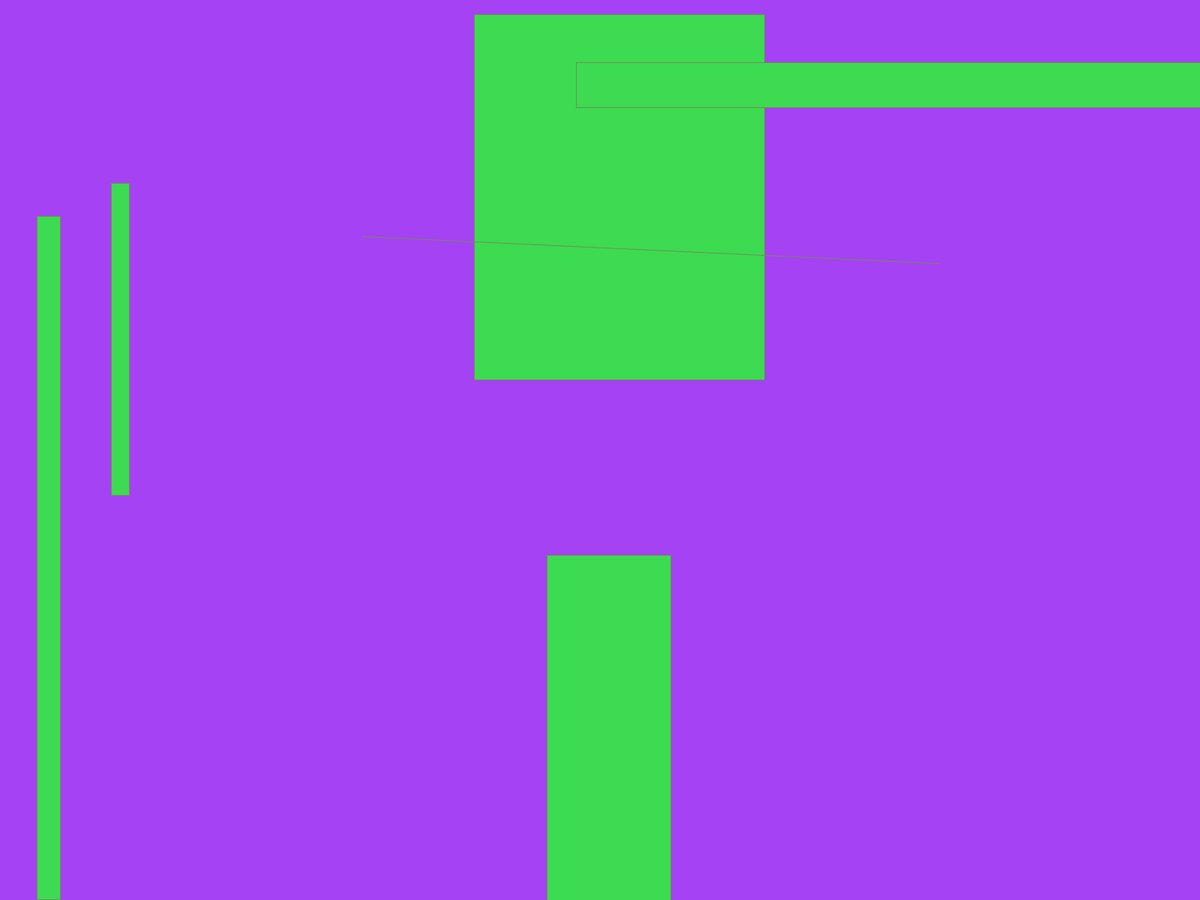
Frame 1 (no input)
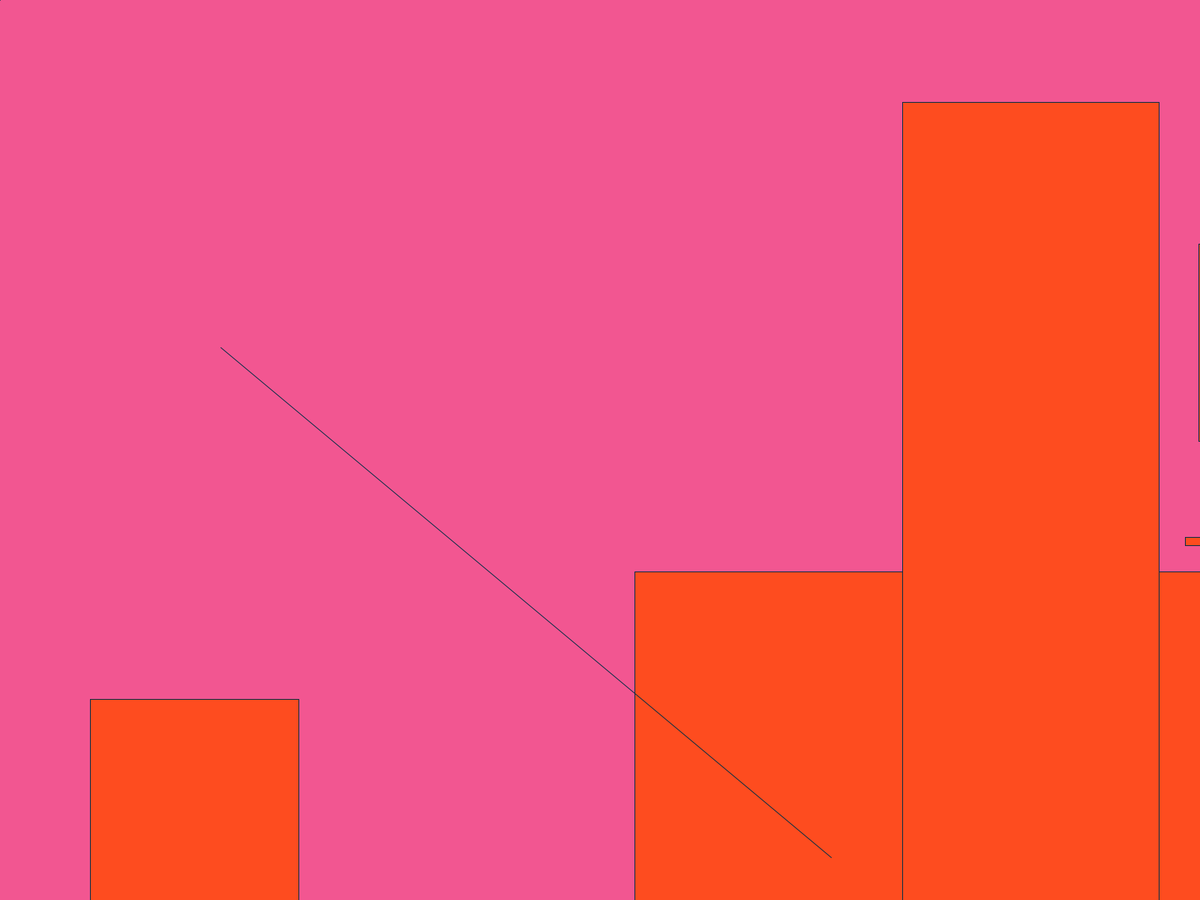
Frame 60 (the mouse pressed at the canvas centre just before this capture)
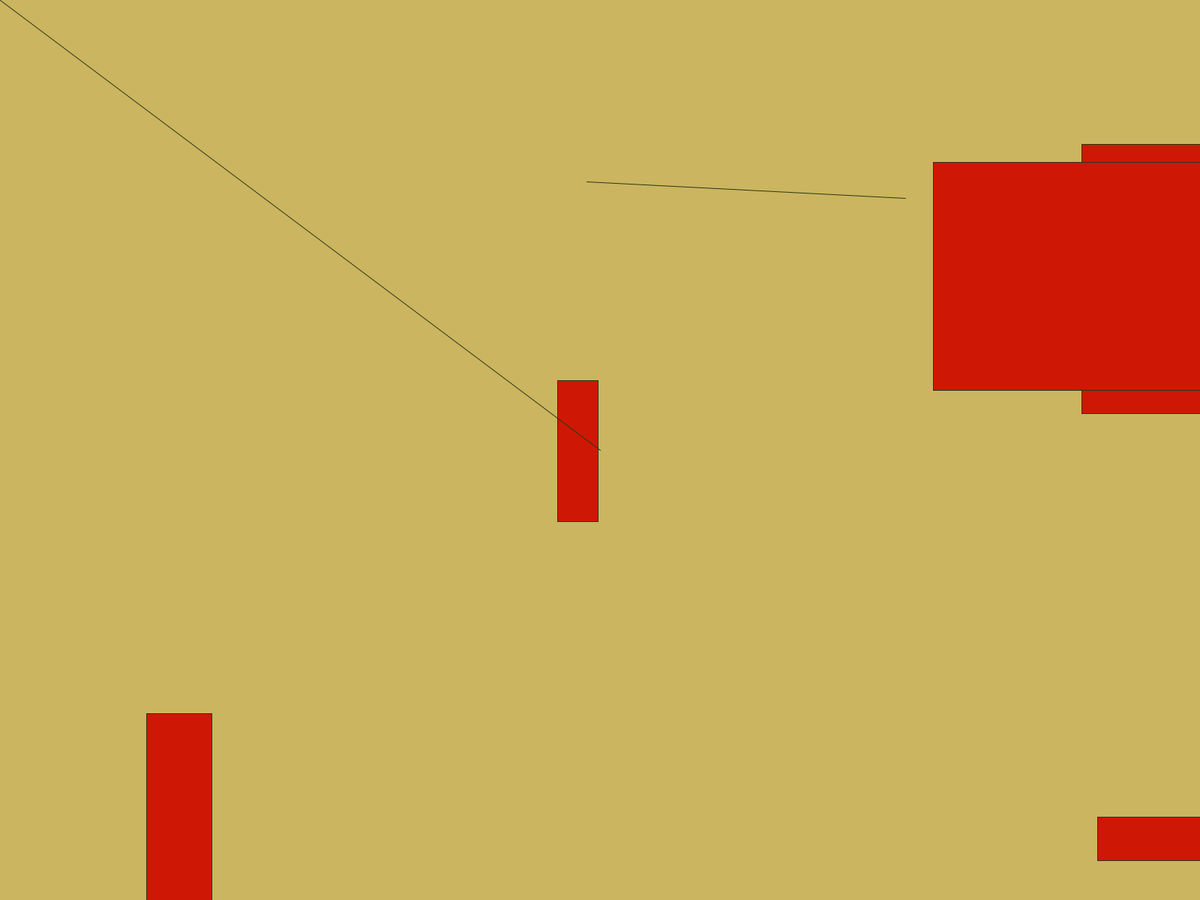
Frame 120 (the mouse held since frame 60 and released just before this capture)

The Processing sketch that drew these frames (run headless with seeded random() and noise(); from frame 60 on, the mouse is pressed at the canvas centre):

// Processing sketch: anarchy
// ── anarchy.pde
void setup() {
  fullScreen();
  frameRate(1999999999);
}

void draw() {
  background(random(256),random(256),random(256));
  fill(random(256),random(256),random(256));
  stroke(random(256),random(256),random(256));
  rect(random(width),random(height),random(width),random(height));
  rect(random(width),random(height),random(width),random(height));
  rect(random(width),random(height),random(width),random(height));
  rect(random(width),random(height),random(width),random(height)); 
  rect(random(width),random(height),random(width),random(height)); 
  line(random(width),random(height),random(width),random(height));
  line(0,0,mouseX,mouseY);
}
